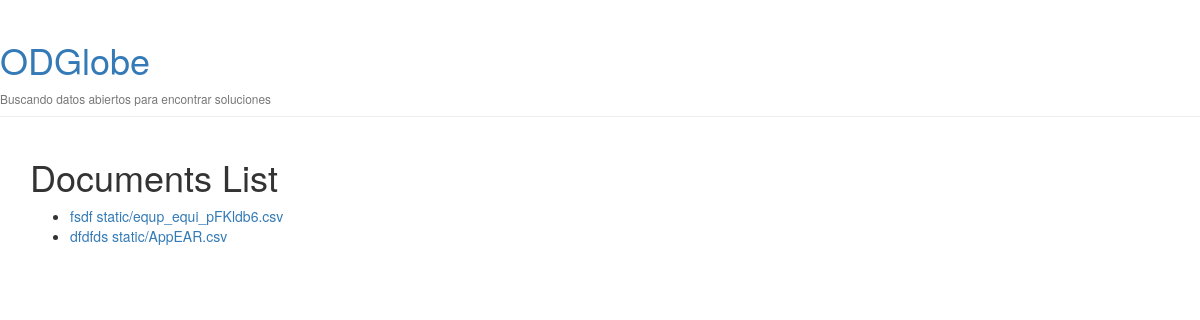
The page /file_uploader/documents/ on the database as committed earlier.
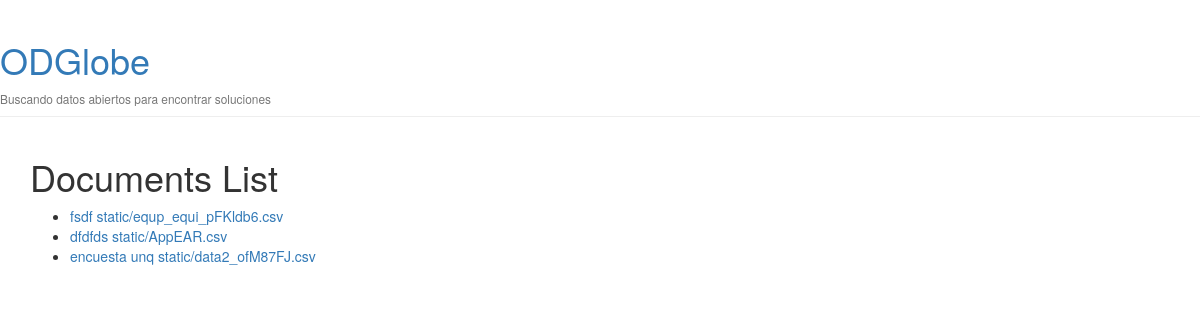
The same page on the database as committed later.
### file_uploader/models.py (models this page shows)
class Document(models.Model):
    description = models.CharField(max_length=255, blank=True, verbose_name='Descripción')
    document = models.FileField(upload_to='static/', verbose_name='Archivo')
    uploaded_at = models.DateTimeField(auto_now_add=True)

### file_uploader/views.py (the view)
# urls.py: path('documents/', views.DocumentsListView.as_view(), name='documents')
class DocumentsListView(generic.ListView):
    model = Document
    template_name = 'document_list.html'

### file_uploader/templates/document_list.html
{% extends "base.html" %}
{% block content %}
    <h1>Documents List</h1>
    {% if document_list %}
    <ul>
      {% for doc in document_list %}
      <li>
        <a href="{{ doc.document }}">{{ doc.description}}</a> <a>{{ doc.document }}</a>
      </li>
      {% endfor %}
    </ul>
    {% else %}
      <p>There are no files.</p>
    {% endif %}
{% endblock %}

Rows that differ between the two databases and show on the page:
added Document: description "encuesta unq", document "static/data2_ofM87FJ.csv"
